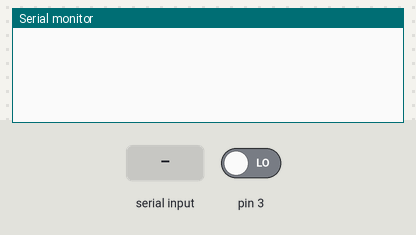
Recording of a sketch running on a simulated Arduino Leonardo, built with avr-gcc and run on an emulated ATmega32U4. Shown: the last lines printed to the serial monitor. The test bench sets the inputs (shaded band); at power-on: pin 3 LOW. USB keyboard and mouse output is not drawn.

Above: at 1.2 s.
1.3 s: pin 3 driven HIGH
At 2.0 s:
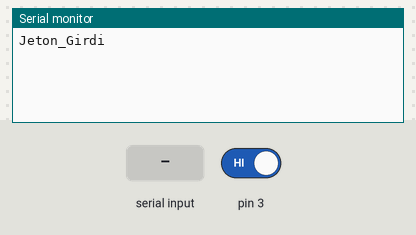
2.8 s: "jeton" received over Serial
At 4.9 s:
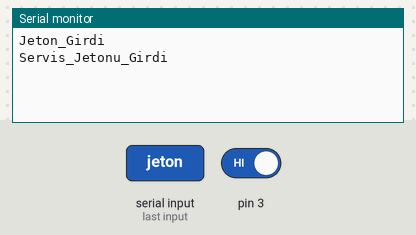
5.2 s: "1" received over Serial
At 6.9 s:
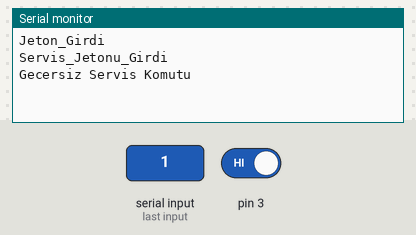

The sketch:

pro-leanordo_jeton.ino
```cpp
/*
   Enes BİBER Bozuk Para Onay Sistemi
   Tarih    : 15.01.2022
   Versiyon : 1v
   Kodlama  : Enes BİBER
   Web Site : WWW.EnesBiBER.COM.TR
*/
#include "Keyboard.h"
volatile int para = 0;
boolean giris = false;
unsigned long bakiye;
void setup() {
   Keyboard.begin();
  Serial.begin(9600);
  Serial.setTimeout(1000);
  //digitalPinToInterrupt(3) yani 3 nolu dijital Portu kullandık
  attachInterrupt(digitalPinToInterrupt(3), paraSayma, RISING);
}
void loop() {
  if (giris) {
    giris = false;
    //Para Sensörü 2 Defa Sisteme Sinyal Attığı için 2 Okumayı tek'e Düşürüyoruz
    if ( para == 1) {
      Serial.println("Jeton_Girdi");
     //Jeton Kanalından Sinyal Gelir ise  0.4 saniye  boyunca 3 tuşuna basar
Keyboard.press('3');
 delay(400);
Keyboard.release('3');
      para = 0;
    }
    bakiye += 1;
    //Serial.println("Bakiye : "+(String)bakiye);
  }
while(Serial.available() > 0 ){
    String str = Serial.readString();
    if(str.indexOf("jeton") > -1){
      Serial.println("Servis_Jetonu_Girdi");
      //Seri Port'a Komut Gelir ise  0.4 saniye  boyunca 3 tuşuna basar
   Keyboard.press('3');
 delay(400);
Keyboard.release('3');
      }else{
      Serial.println("Gecersiz Servis Komutu");
    }
  }
}
void paraSayma() {
  para++ ;
  giris = true;
}
```

Measured:
- after the input at 1.3 s, the serial monitor: prints a new line at once (image 1)
- after the input at 2.8 s, the serial monitor: prints a new line after 1.0 s (image 2)
- after the input at 5.2 s, the serial monitor: prints a new line after 1.0 s (image 3)
